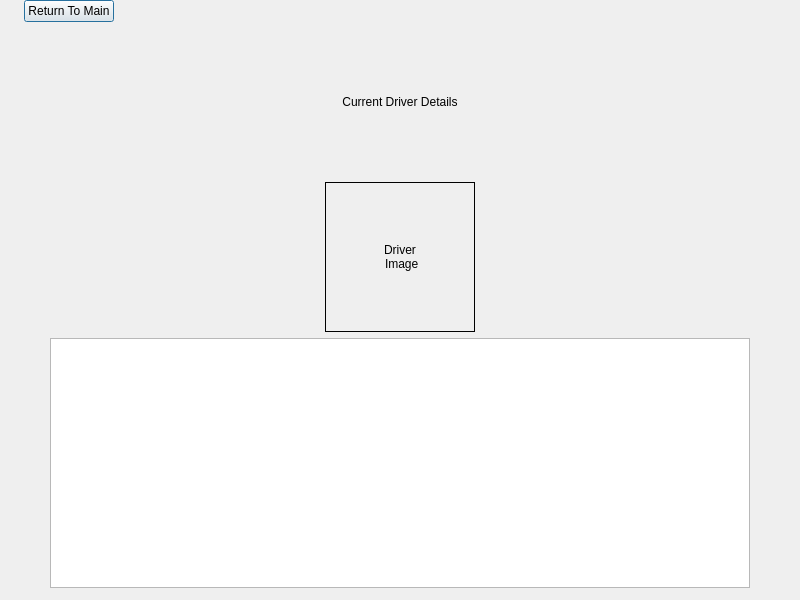
<?xml version="1.0" encoding="UTF-8"?>
<ui version="4.0">
 <class>viewdriverdetails</class>
 <widget class="QDialog" name="viewdriverdetails">
  <property name="geometry">
   <rect>
    <x>0</x>
    <y>0</y>
    <width>800</width>
    <height>600</height>
   </rect>
  </property>
  <property name="windowTitle">
   <string>Dialog</string>
  </property>
  <layout class="QVBoxLayout" name="verticalLayout">
   <property name="topMargin">
    <number>0</number>
   </property>
   <item>
    <layout class="QHBoxLayout" name="horizontalLayout">
     <item>
      <widget class="QLabel" name="CurrentDate">
       <property name="text">
        <string/>
       </property>
      </widget>
     </item>
     <item>
      <widget class="QPushButton" name="backButton">
       <property name="text">
        <string>Return To Main</string>
       </property>
      </widget>
     </item>
     <item>
      <spacer name="horizontalSpacer">
       <property name="orientation">
        <enum>Qt::Horizontal</enum>
       </property>
       <property name="sizeHint" stdset="0">
        <size>
         <width>40</width>
         <height>20</height>
        </size>
       </property>
      </spacer>
     </item>
    </layout>
   </item>
   <item>
    <layout class="QHBoxLayout" name="horizontalLayout_5">
     <item>
      <widget class="QLabel" name="label_5">
       <property name="text">
        <string>Current Driver Details</string>
       </property>
       <property name="alignment">
        <set>Qt::AlignCenter</set>
       </property>
      </widget>
     </item>
    </layout>
   </item>
   <item>
    <layout class="QHBoxLayout" name="horizontalLayout_2">
     <property name="topMargin">
      <number>0</number>
     </property>
     <item>
      <widget class="QLabel" name="imageLabel">
       <property name="sizePolicy">
        <sizepolicy hsizetype="Fixed" vsizetype="Fixed">
         <horstretch>0</horstretch>
         <verstretch>0</verstretch>
        </sizepolicy>
       </property>
       <property name="minimumSize">
        <size>
         <width>150</width>
         <height>150</height>
        </size>
       </property>
       <property name="layoutDirection">
        <enum>Qt::LeftToRight</enum>
       </property>
       <property name="styleSheet">
        <string notr="true">border: 1px solid;</string>
       </property>
       <property name="text">
        <string>Driver 
 Image</string>
       </property>
       <property name="alignment">
        <set>Qt::AlignCenter</set>
       </property>
      </widget>
     </item>
    </layout>
   </item>
   <item>
    <layout class="QHBoxLayout" name="horizontalLayout_3">
     <property name="topMargin">
      <number>0</number>
     </property>
     <item>
      <widget class="QWidget" name="lorryButtonArea" native="true">
       <property name="sizePolicy">
        <sizepolicy hsizetype="Fixed" vsizetype="Fixed">
         <horstretch>0</horstretch>
         <verstretch>0</verstretch>
        </sizepolicy>
       </property>
       <property name="minimumSize">
        <size>
         <width>700</width>
         <height>250</height>
        </size>
       </property>
       <property name="styleSheet">
        <string notr="true">#lorryButtonArea{ border: 1px solid; }</string>
       </property>
       <layout class="QVBoxLayout" name="verticalLayout_6">
        <property name="spacing">
         <number>0</number>
        </property>
        <property name="leftMargin">
         <number>0</number>
        </property>
        <property name="topMargin">
         <number>0</number>
        </property>
        <property name="rightMargin">
         <number>0</number>
        </property>
        <property name="bottomMargin">
         <number>0</number>
        </property>
        <item>
         <widget class="QTableWidget" name="driverInfoTable"/>
        </item>
       </layout>
      </widget>
     </item>
    </layout>
   </item>
   <item>
    <spacer name="verticalSpacer">
     <property name="orientation">
      <enum>Qt::Vertical</enum>
     </property>
     <property name="sizeType">
      <enum>QSizePolicy::Fixed</enum>
     </property>
     <property name="sizeHint" stdset="0">
      <size>
       <width>20</width>
       <height>1</height>
      </size>
     </property>
    </spacer>
   </item>
  </layout>
 </widget>
 <resources/>
 <connections/>
</ui>
